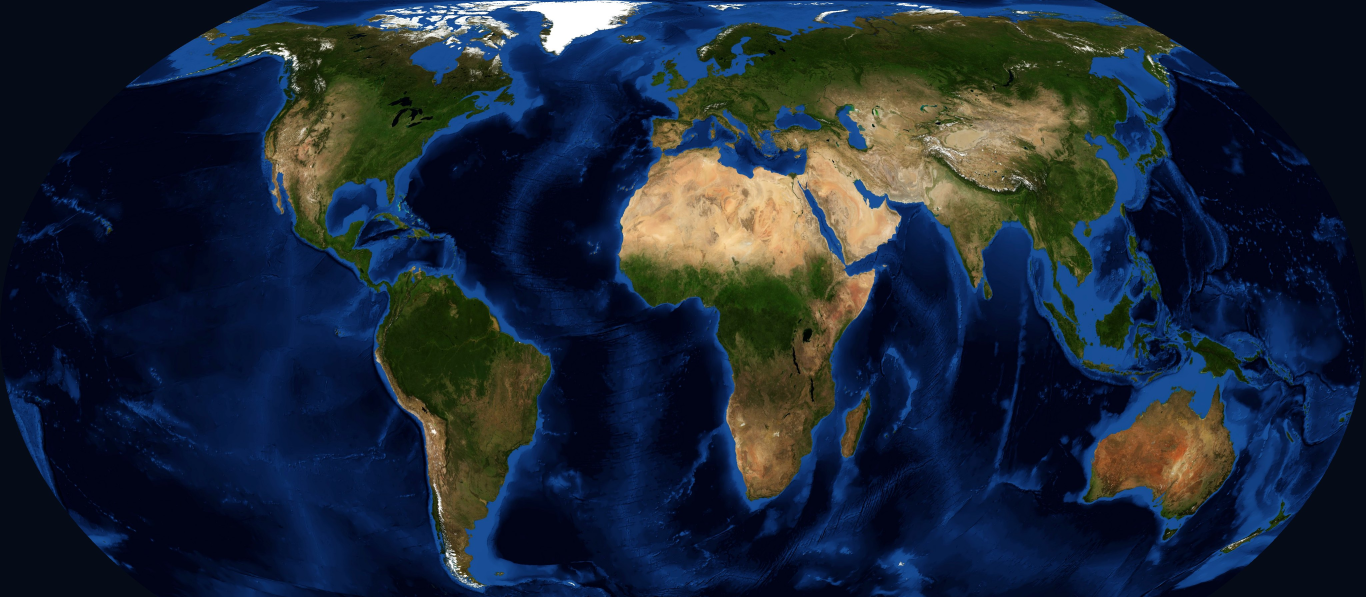
#> input picture assets/earth.jpg, 4096 x 1791 px, given in place of world.topo.bathy.200407.3x5400x2700.jpg, which was not available (shown at 1/3 size)
$ python build_earth.py
#> lines starting #> are read from the running program, lines starting #| are printed output that depends on the picture; pictures that were not available may be replaced by others from this repository, and a replacement may not be noted
"""Builds assets/earth.jpg: NASA's Blue Marble (public domain) reprojected to the map's Equal Earth projection.

    pip install numpy pillow
    python tool/build_earth.py [dir]

[dir] must hold world.topo.bathy.200407.3x5400x2700.jpg (downloaded there if missing): Blue Marble Next Generation,
July (the least snow where most countries are), with topography and bathymetry. The output covers exactly
`EqualEarth.world` in lib/world.dart (latitudes 84 N to 58 S, Antarctica left out); pixels outside the Earth's
outline are the app's space color.
"""

import math
import os
import sys
import urllib.request

import numpy as np
from PIL import Image, ImageEnhance

SRC = ('https://eoimages.gsfc.nasa.gov/images/imagerecords/73000/73751/'
       'world.topo.bathy.200407.3x5400x2700.jpg')
OUT = os.path.join(os.path.dirname(__file__), '..', 'assets', 'earth.jpg')
WIDTH = 4096
SPACE = (7, 11, 20)  # #070B14, Earth's background in the app (map.dart, MapPalette.space)

A1, A2, A3, A4 = 1.340264, -0.081106, 0.000893, 0.003796
M = math.sqrt(3) / 2


def project_y(lat):
    t = math.asin(M * math.sin(math.radians(lat)))
    return -(t * (A1 + A2 * t * t + t ** 6 * (A3 + A4 * t * t)))


def main():
    src_dir = sys.argv[1] if len(sys.argv) > 1 else '.'
    path = os.path.join(src_dir, os.path.basename(SRC))
    if not os.path.exists(path):
        urllib.request.urlretrieve(SRC, path)
    src = np.asarray(Image.open(path).convert('RGB'), dtype=np.float32)
    sh, sw, _ = src.shape
#> sh = 1791; sw = 4096

    # Same rectangle as EqualEarth.world.
    x_max = 2 * math.sqrt(3) * math.pi / (3 * A1)
    top, bottom = project_y(84), project_y(-58)
    height = round(WIDTH * (bottom - top) / (2 * x_max))

    xs = (np.arange(WIDTH) + 0.5) / WIDTH * 2 * x_max - x_max
    ys = top + (np.arange(height) + 0.5) / height * (bottom - top)

    # Invert y → θ per row (Newton), then x → longitude per pixel.
    theta = np.empty(height)
    for i, y in enumerate(-ys):
        t = y
        for _ in range(12):
            f = t * (A1 + A2 * t * t + t ** 6 * (A3 + A4 * t * t)) - y
            t -= f / (A1 + 3 * A2 * t * t + t ** 6 * (7 * A3 + 9 * A4 * t * t))
        theta[i] = t
    t = theta[:, None]
    t2 = t * t
    t6 = t2 ** 3
    lon = xs[None, :] * 3 * (9 * A4 * t6 * t2 + 7 * A3 * t6 + 3 * A2 * t2 + A1) / (2 * math.sqrt(3) * np.cos(t))
    lat = np.arcsin(np.clip(np.sin(t) / M, -1, 1)) * np.ones_like(lon)
    lon_deg, lat_deg = np.degrees(lon), np.degrees(lat)
    inside = np.abs(lon_deg) <= 180

    # Bilinear sampling of the equirectangular source.
    u = np.clip((lon_deg + 180) / 360 * sw - 0.5, 0, sw - 1.001)
    v = np.clip((90 - lat_deg) / 180 * sh - 0.5, 0, sh - 1.001)
    u0, v0 = np.floor(u).astype(int), np.floor(v).astype(int)
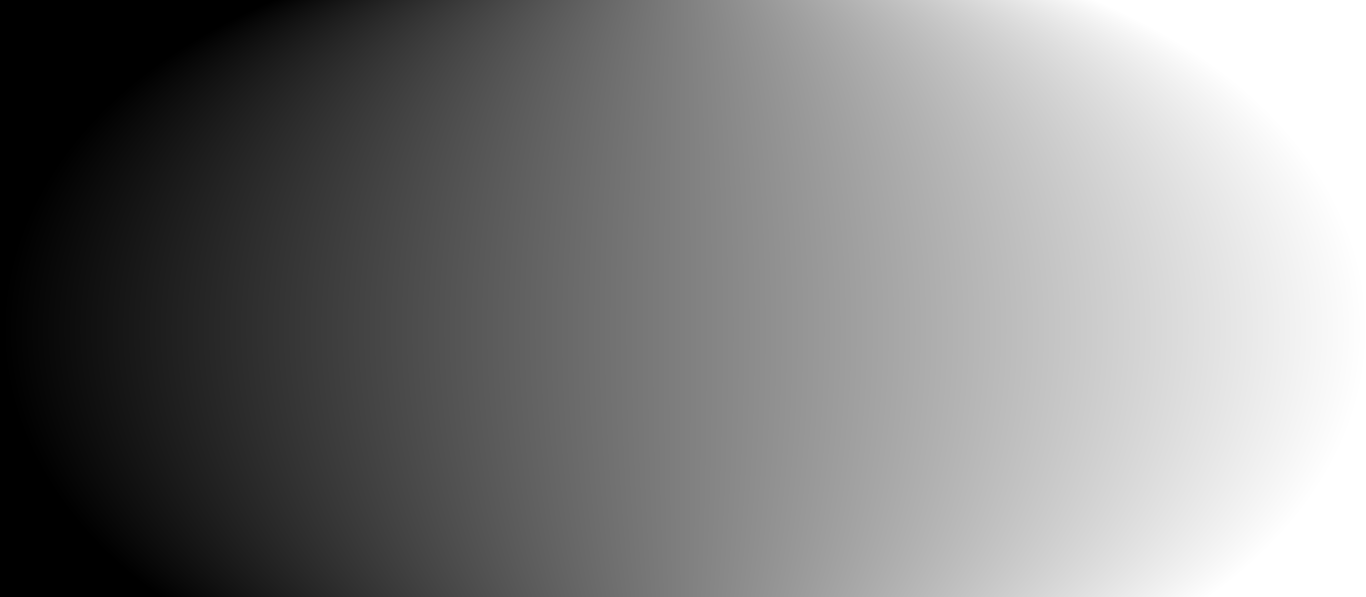
#> u: shape (1791, 4096) float64 (shown at 1/3 size); min 0, max 4095, mean 2047.5; drawn with min black and max white
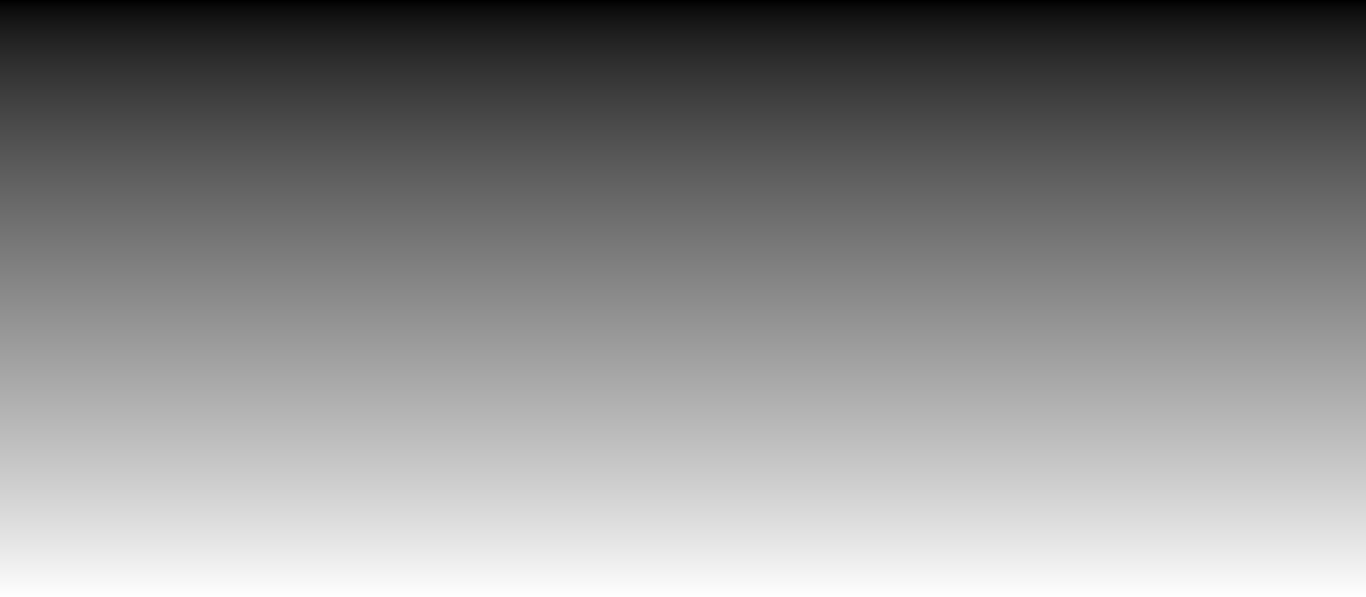
#> v: shape (1791, 4096) float64 (shown at 1/3 size); min 61.04, max 1471.6, mean 824.1; drawn with min black and max white
    fu, fv = (u - u0)[..., None], (v - v0)[..., None]
    out = (src[v0, u0] * (1 - fu) * (1 - fv) + src[v0, u0 + 1] * fu * (1 - fv)
           + src[v0 + 1, u0] * (1 - fu) * fv + src[v0 + 1, u0 + 1] * fu * fv)
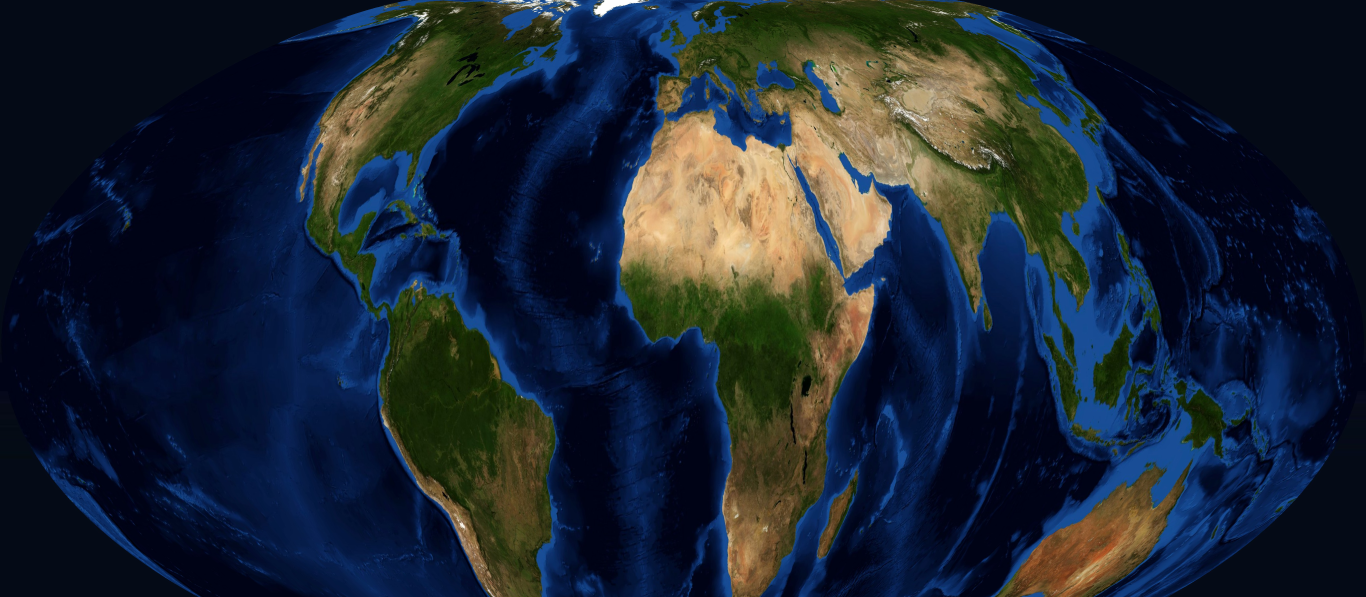
#> out: shape (1791, 4096, 3) float64 (shown at 1/3 size); mean R, G, B 29.1, 38.6, 51.4; drawn with min black and max white
    out[~inside] = SPACE

    img = Image.fromarray(out.clip(0, 255).astype(np.uint8))
    # Blue Marble is dark and muted at phone sizes: a little lift.
    img = ImageEnhance.Brightness(img).enhance(1.12)
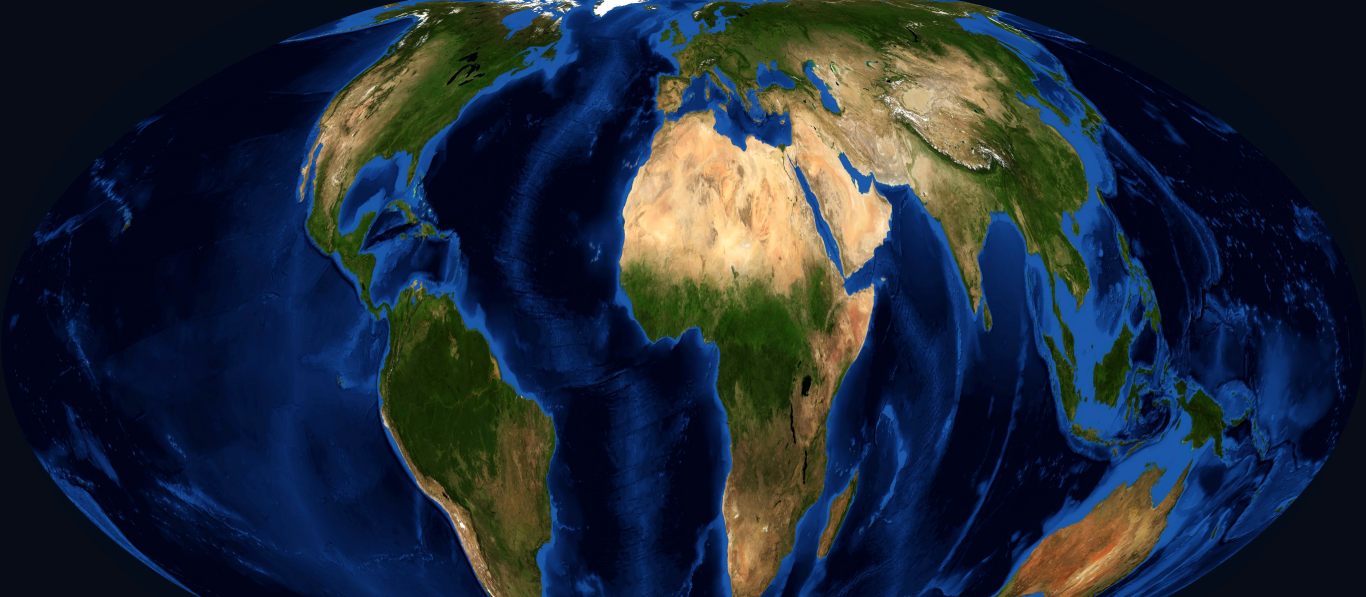
#> img: PIL image 4096x1791 RGB (shown at 1/3 size); mean R, G, B 31.9, 42.4, 56.4
    img = ImageEnhance.Color(img).enhance(1.12)
    img.save(OUT, quality=86, optimize=True, progressive=True)
    print(f'{WIDTH}x{height}, {os.path.getsize(OUT) // 1024} KB')


if __name__ == '__main__':
    main()
